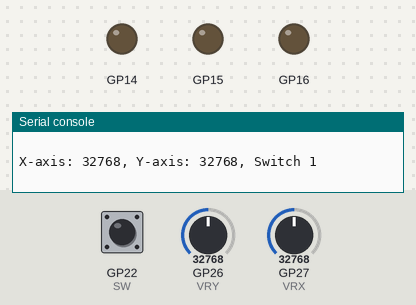
Bench run of a program on a simulated Raspberry Pi Pico running MicroPython. Parts: output pins drawn as LEDs (lit = HIGH), the last lines printed to the serial console. The test bench sets the inputs (shaded band); at power-on: GP22 (SW) HIGH, GP27 (VRX) = 32768, GP26 (VRY) = 32768 (analog values on the 0–65535 scale).

Above: at 1.2 s.
1.3 s: GP22 (SW) pulled LOW for 0.9 s
At 2.9 s:
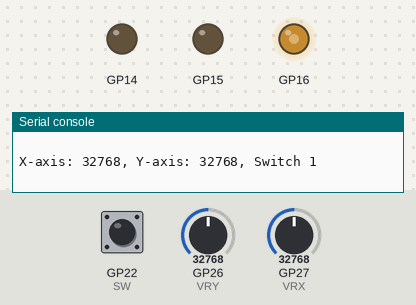
3.7 s: GP27 (VRX) set to 53840
5.2 s: GP27 (VRX) set to 55712
At 6.4 s:
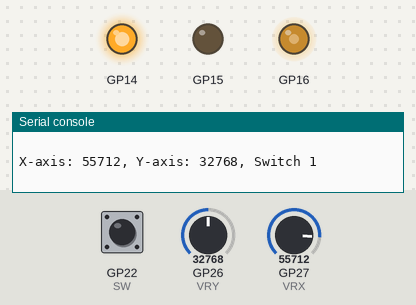
6.7 s: GP27 (VRX) set to 4160
8.2 s: GP27 (VRX) set to 3824
At 8.9 s:
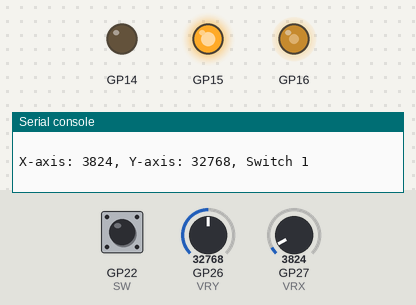
Timing chart, 0 to 11.2 s (numbered marks = the images above; inputs shaded):
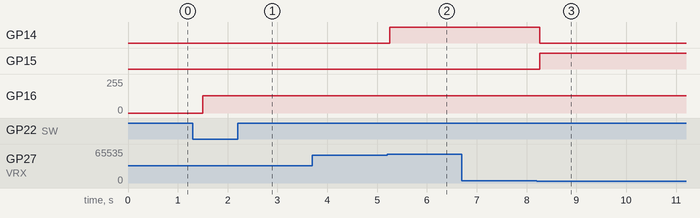

Measured:
- the behaviour switches between 54992 and 55008 on GP27 (VRX) (found by bisection; images 1 and 2)
- the behaviour switches between 4000 and 3984 on GP27 (VRX) (found by bisection; images 2 and 3)
- after the input at 1.3 s, GP16: 0/255 → 128/255 after 0.20 s
- after the input at 5.2 s, GP14: LOW → HIGH after 0.06 s
- after the input at 8.2 s, GP14: HIGH → LOW after 0.06 s; GP15: LOW → HIGH after 0.06 s

The program:

joystick_dcmotor.py
```python
from machine import Pin, ADC, PWM
from time import sleep

#dc motor
pwmPIN=16
cwPin=14
acwPin=15

#joystick
VRX = ADC(Pin(27))
VRY = ADC(Pin(26))
SW = Pin(22,Pin.IN, Pin.PULL_UP)

def motorMove(speed,direction,speedGP,cwGP,acwGP):
    if speed > 100: speed=100
    if speed < 0: speed=0
    Speed = PWM(Pin(speedGP))
    Speed.freq(50)
    cw = Pin(cwGP, Pin.OUT)
    acw = Pin(acwGP, Pin.OUT)
    Speed.duty_u16(int(speed/100*65536))
    if direction < 0:
      cw.value(0)
      acw.value(1)
    if direction == 0:
      cw.value(0)
      acw.value(0)
    if direction > 0:
      cw.value(1)
      acw.value(0)


while True:
    xAxis = VRX.read_u16()
    yAxis = VRY.read_u16()
    switch = SW.value()

    print("X-axis: " + str(xAxis) + ", Y-axis: " + str(yAxis) + ", Switch " + str(switch))
    if switch == 0:
        print("Push button pressed!")
        motorMove(50,0,pwmPIN,cwPin,acwPin)#stop the motor
    print(" ")
    if(xAxis < 4000): #step forward
        motorMove(50,-1,pwmPIN,cwPin,acwPin)
    elif(xAxis > 55000):
        motorMove(50,1,pwmPIN,cwPin,acwPin)
    sleep(0.75)
```
